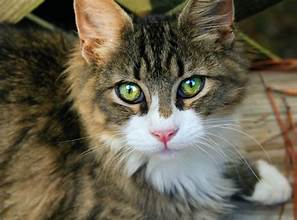
#> input picture data/cat/clean/OIP (1).jpeg, 297 x 220 px
$ python -i explainability.py   (imports and definitions only)   (older library calls are emulated)
#> lines starting #> are read from the running program, lines starting #| are printed output that depends on the picture
#> further down, picture is the input picture: shape (220, 297, 3); mean B, G, R 76.8, 95.3, 102.2
# server/explainability.py
"""
Small helper to create a fake heatmap overlay for an image.
This is a light-weight visualization only (not real Grad-CAM).
"""

import cv2
import numpy as np

def fake_heatmap(img_bgr):
    h, w = img_bgr.shape[:2]
#> h = 220; w = 297
    # create a random-ish heatmap based on high-frequency content
    gray = cv2.cvtColor(img_bgr, cv2.COLOR_BGR2GRAY).astype(float)
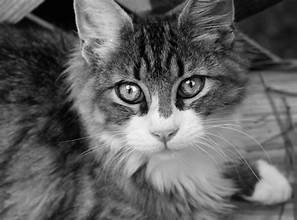
#> gray: shape (220, 297) float64; min 0, max 250, mean 95.3
    lap = cv2.Laplacian(gray, cv2.CV_64F)
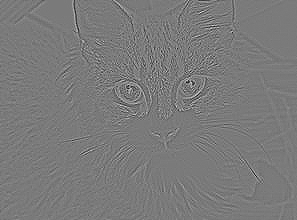
#> lap: shape (220, 297) float64; min -303, max 326, mean 0; drawn with min black and max white
    m = np.abs(lap)
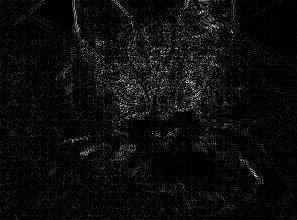
#> m: shape (220, 297) float64; min 0, max 326, mean 17.4; drawn with min black and max white
    # normalize
    m = (m - m.min()) / (m.max() - m.min() + 1e-6)
    m = cv2.resize(m, (w, h))
    heat = cv2.applyColorMap((m*255).astype('uint8'), cv2.COLORMAP_JET)
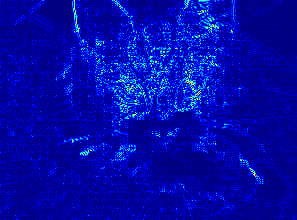
#> heat: shape (220, 297, 3); mean B, G, R 168.4, 9.7, 1
    overlay = cv2.addWeighted(img_bgr, 0.6, heat, 0.4, 0)
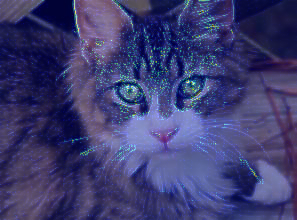
#> overlay: shape (220, 297, 3); mean B, G, R 113.5, 61.1, 61.7
    return overlay

>>> import cv2
>>> picture = cv2.imread('../data/cat/clean/OIP (1).jpeg')
>>> result = fake_heatmap(picture)

$ run again, on data/cat/clean/OIP (2).jpeg
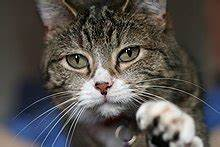
#> input picture data/cat/clean/OIP (2).jpeg, 220 x 147 px
#> picture is the input picture: shape (147, 220, 3); mean B, G, R 79.4, 82.2, 86.2
#> in fake_heatmap, `heat = cv2.applyColorMap((m*255).astype('uint8'), cv2.COLORMAP_JET)`:
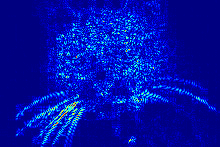
#> heat: shape (147, 220, 3); mean B, G, R 168.4, 15.6, 1.4
#> in fake_heatmap, `overlay = cv2.addWeighted(img_bgr, 0.6, heat, 0.4, 0)`:
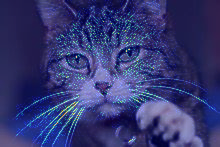
#> overlay: shape (147, 220, 3); mean B, G, R 115, 55.5, 52.3

$ run again, on data/cat/clean/OIP (3).jpeg
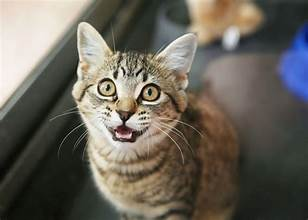
#> input picture data/cat/clean/OIP (3).jpeg, 308 x 220 px
#> picture is the input picture: shape (220, 308, 3); mean B, G, R 89.4, 99.3, 104.4
#> in fake_heatmap, `heat = cv2.applyColorMap((m*255).astype('uint8'), cv2.COLORMAP_JET)`:
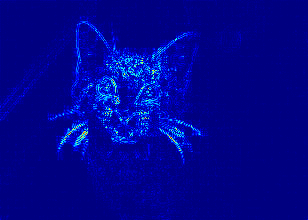
#> heat: shape (220, 308, 3); mean B, G, R 144.1, 4.8, 0.4
#> in fake_heatmap, `overlay = cv2.addWeighted(img_bgr, 0.6, heat, 0.4, 0)`:
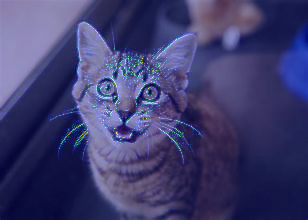
#> overlay: shape (220, 308, 3); mean B, G, R 111.3, 61.5, 62.8

$ run again, on data/cat/clean/OIP (4).jpeg
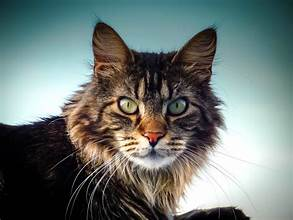
#> input picture data/cat/clean/OIP (4).jpeg, 293 x 220 px
#> picture is the input picture: shape (220, 293, 3); mean B, G, R 116.6, 120.1, 109.8
#> in fake_heatmap, `heat = cv2.applyColorMap((m*255).astype('uint8'), cv2.COLORMAP_JET)`:
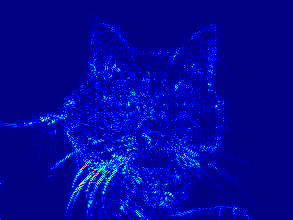
#> heat: shape (220, 293, 3); mean B, G, R 153.6, 5.8, 0.5
#> in fake_heatmap, `overlay = cv2.addWeighted(img_bgr, 0.6, heat, 0.4, 0)`:
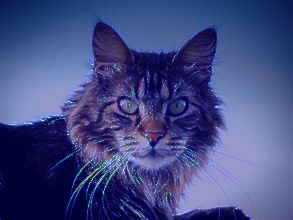
#> overlay: shape (220, 293, 3); mean B, G, R 131.4, 74.4, 66.1
